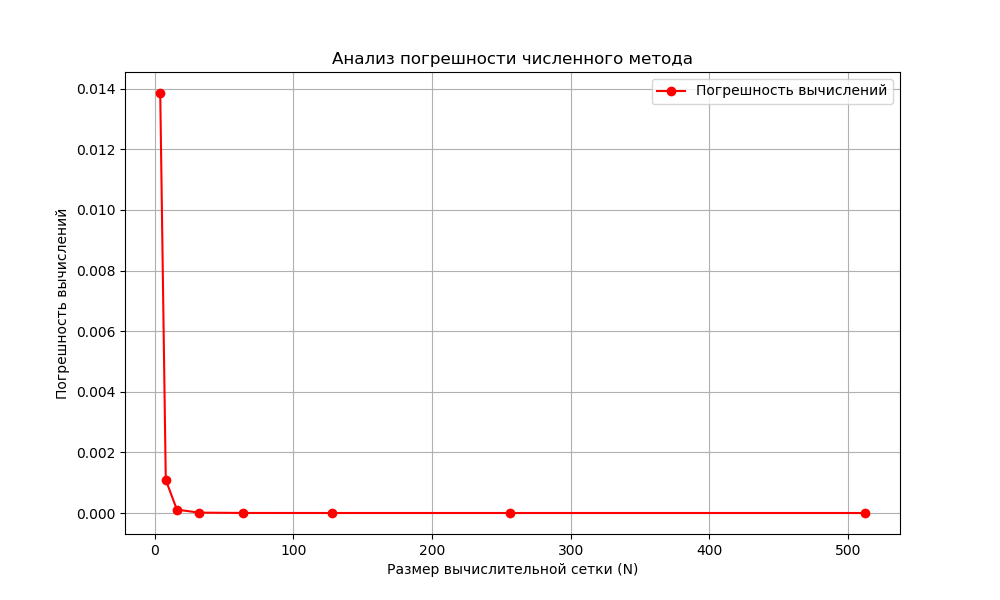

This figure's Python source:
import numpy as np
import matplotlib.pyplot as plt

def process_data_file(file_path):
    sizes, errors, rates = [], [], []
    
    with open(file_path, 'r') as data_source:
        for record in data_source:
            if not record.strip():
                continue
                
            parts = record.split()
        
            if len(parts) == 2:
                size = int(float(parts[0]))
                error = float(parts[1])
                sizes.append(size)
                errors.append(error)
                print(f"Размер сетки = {size}, погрешность = {error}")
            
            elif len(parts) == 3:
                size = int(float(parts[0]))
                error = float(parts[1])
                rates = float(parts[2])
                sizes.append(size)
                errors.append(error)
                print(f"Размер сетки = {size}, погрешность = {error}, показатель сходимости = {rates}")

            else: continue
        
    return sizes, errors, rates

def create_visualization(grid_dimensions, error_metrics):

    plt.figure(figsize=(10, 6))  
    plt.plot(grid_dimensions, error_metrics, marker='o', linestyle='-', color='r', label='Погрешность вычислений')  
    plt.xlabel('Размер вычислительной сетки (N)')  
    plt.ylabel('Погрешность вычислений')  
    plt.title('Анализ погрешности численного метода')  
    plt.grid(True) 
    plt.legend()
    plt.savefig('1.png')
    plt.show()

    plt.figure(figsize=(10, 6))  
    plt.plot(np.log(grid_dimensions), np.log(error_metrics), marker='o', linestyle='-', color='b', label='Погрешность вычислений')  
    plt.plot(np.log(grid_dimensions), -2*np.log(grid_dimensions))
    plt.plot(np.log(grid_dimensions), -3*np.log(grid_dimensions))
    plt.xlabel('Размер вычислительной сетки (N)')  
    plt.ylabel('Погрешность вычислений')  
    plt.title('Анализ погрешности численного метода (в логарифмических координатах)')  
    plt.grid(True) 
    plt.legend()
    plt.show()


input_file = "output.txt"
mesh_sizes, calculation_errors, convergence_rates = process_data_file(input_file)
create_visualization(mesh_sizes, calculation_errors)
